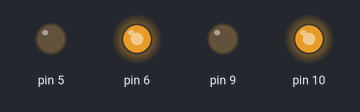
Simulated run of this sketch. Board: Arduino Uno, built with avr-gcc and run on an emulated ATmega328P. Shown: output pins drawn as LEDs (lit = HIGH).

Above: at 0.05 s.
At 4.0 s:
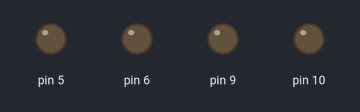
Timing chart, 0 to 5.2 s (numbered marks = the images above):
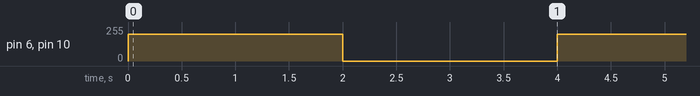

Measured:
- by itself, pin 6, pin 10: alternates 200/255 for 2.0 s and 0/255 for 2.0 s

The sketch:

tator.ino
```cpp
#include <motor.h>

Motor left(5,6), right(9,10);
void setup() {

}

void loop() {
  // put your main code here, to run repeatedly:
    move(right,left,200);
    delay(2000);
    brake(right,left);
    delay(2000);

}
```
